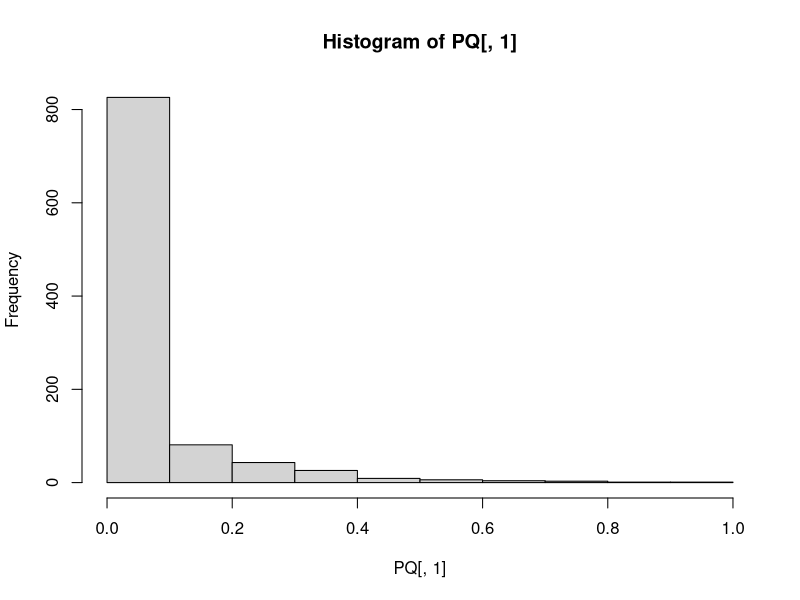
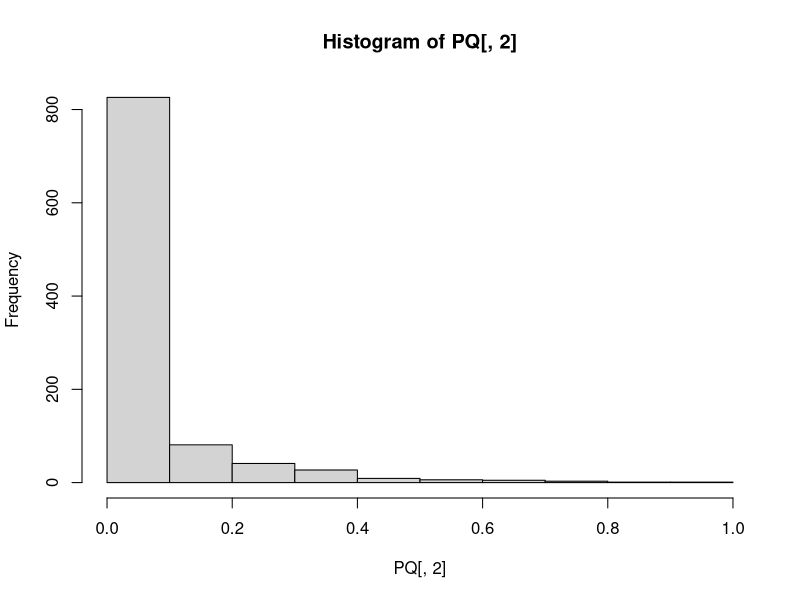
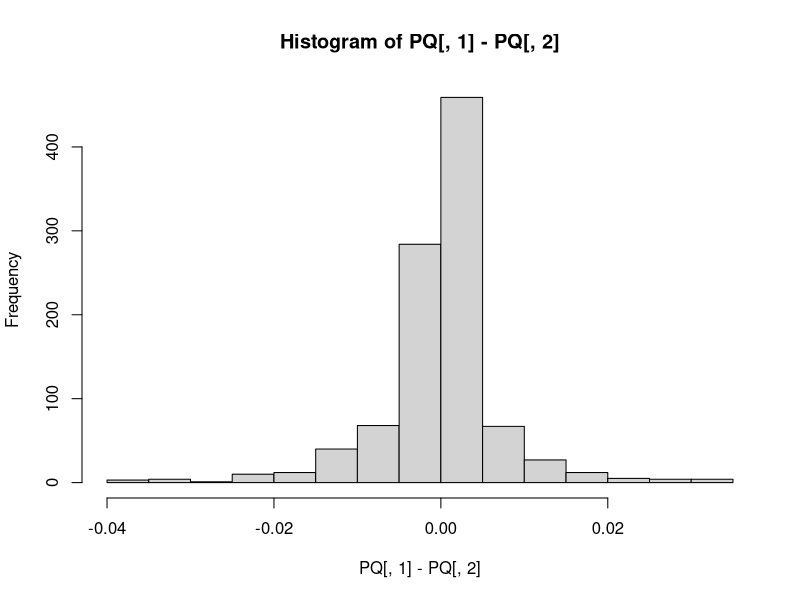
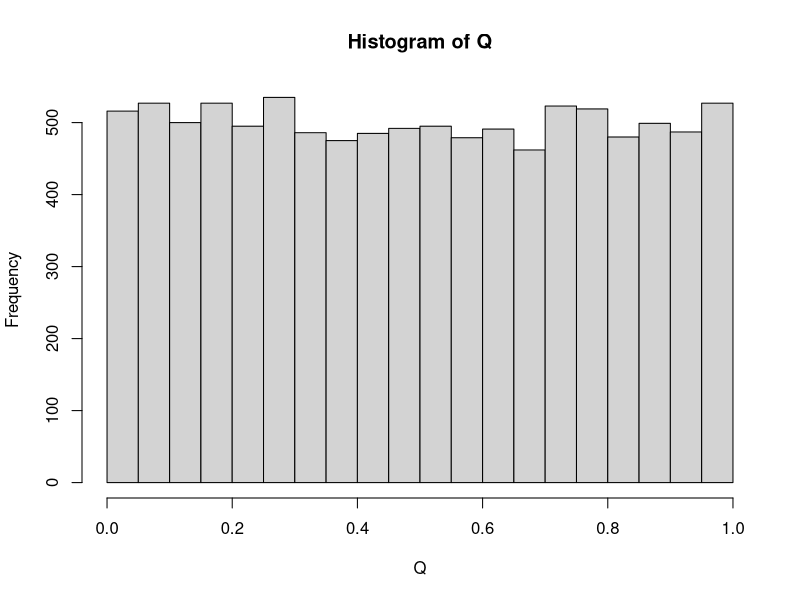

Recreate these plots in R, in order.


# hypothesis testing 


n = 100
Xbar = 0.5
sigma  = 0.8
1 - pnorm(sqrt(n)*Xbar/sigma)


sigma_hat = 1.4
1 - pt(sqrt(n)*Xbar/sigma_hat, n-1)


## Column 1 is the p-value, column 2 is the proportion of null test
## statistics exceeding the actual test statistic.
PQ = array(0, c(1000,2))
for (r in (1:1000)) {
    ## Generate an alternative data set. n, number of samples.
    n = 20
    X = rnorm(n, 0, 1) + runif(n, 0, 1)
    ## Get the p-value, assuming that the variance is known to be 1.
    M1 = mean(X)
    p = 1-pnorm(sqrt(20)*M1/1)
    ## Check the accuracy of the p-value using simulated null data.
    Z = array(rnorm(1000*n), c(1000, n))
    M2 = apply(Z, 1, mean)   # 1, is for each row, calculate the mean,
    PQ[r,1] = p
    PQ[r,2] = mean(M2 > M1)
}

hist(PQ[,1])
hist(PQ[,2])
hist(PQ[,1] - PQ[,2])



## Sample size.
n = 20
## Storage for null p-values.
Q = array(0, 1e4)
## Simulation loop.
for (r in 1:1e4) {
    ## Generate a null data set.
    X = rnorm(n, 0, 1)
    ## Get the p-value, assuming that the variance is known to be 1.
    M1 = mean(X)
    Q[r] = 1-pnorm(sqrt(n)*M1)
}

hist(Q)



